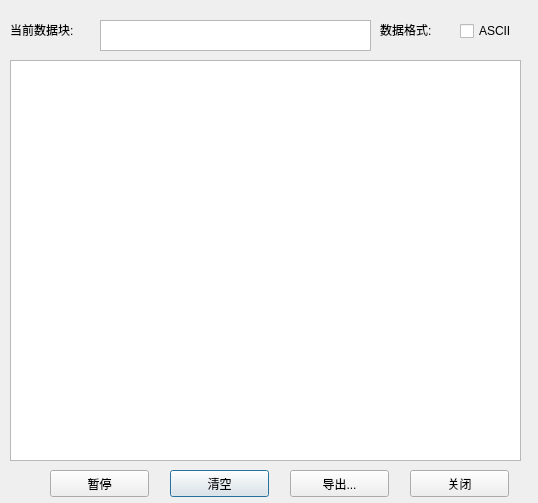
<?xml version="1.0" encoding="UTF-8"?>
<ui version="4.0">
 <class>CDataBlockMonitorDialog</class>
 <widget class="QDialog" name="CDataBlockMonitorDialog">
  <property name="geometry">
   <rect>
    <x>0</x>
    <y>0</y>
    <width>538</width>
    <height>503</height>
   </rect>
  </property>
  <property name="windowTitle">
   <string>Dialog</string>
  </property>
  <widget class="QTextEdit" name="dataBlockNameEdit">
   <property name="geometry">
    <rect>
     <x>100</x>
     <y>20</y>
     <width>271</width>
     <height>31</height>
    </rect>
   </property>
   <property name="readOnly">
    <bool>true</bool>
   </property>
  </widget>
  <widget class="QLabel" name="blockNameLabel">
   <property name="geometry">
    <rect>
     <x>10</x>
     <y>20</y>
     <width>79</width>
     <height>20</height>
    </rect>
   </property>
   <property name="text">
    <string>当前数据块:</string>
   </property>
  </widget>
  <widget class="QLabel" name="dataFormatLabel">
   <property name="geometry">
    <rect>
     <x>380</x>
     <y>20</y>
     <width>79</width>
     <height>20</height>
    </rect>
   </property>
   <property name="text">
    <string>数据格式:</string>
   </property>
  </widget>
  <widget class="QCheckBox" name="monitorAscii">
   <property name="geometry">
    <rect>
     <x>460</x>
     <y>20</y>
     <width>61</width>
     <height>22</height>
    </rect>
   </property>
   <property name="text">
    <string>ASCII</string>
   </property>
  </widget>
  <widget class="QListWidget" name="packetlistWidget">
   <property name="geometry">
    <rect>
     <x>10</x>
     <y>60</y>
     <width>511</width>
     <height>401</height>
    </rect>
   </property>
  </widget>
  <widget class="QPushButton" name="clearListWidgetBtn">
   <property name="geometry">
    <rect>
     <x>170</x>
     <y>470</y>
     <width>99</width>
     <height>27</height>
    </rect>
   </property>
   <property name="text">
    <string>清空</string>
   </property>
  </widget>
  <widget class="QPushButton" name="exportPacketBtn">
   <property name="geometry">
    <rect>
     <x>290</x>
     <y>470</y>
     <width>99</width>
     <height>27</height>
    </rect>
   </property>
   <property name="text">
    <string>导出...</string>
   </property>
  </widget>
  <widget class="QPushButton" name="pauseMonitorBtn">
   <property name="geometry">
    <rect>
     <x>50</x>
     <y>470</y>
     <width>99</width>
     <height>27</height>
    </rect>
   </property>
   <property name="text">
    <string>暂停</string>
   </property>
  </widget>
  <widget class="QPushButton" name="closeDlgBtn">
   <property name="geometry">
    <rect>
     <x>410</x>
     <y>470</y>
     <width>99</width>
     <height>27</height>
    </rect>
   </property>
   <property name="text">
    <string>关闭</string>
   </property>
  </widget>
 </widget>
 <resources/>
 <connections/>
</ui>
